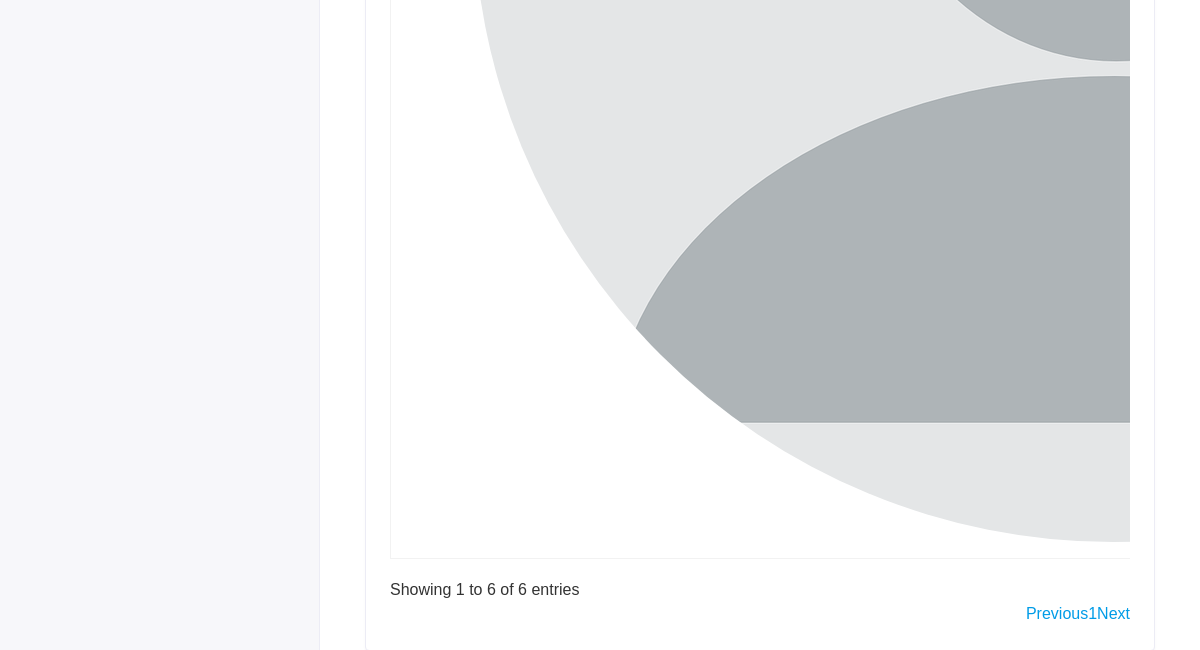
The page /hod/student/view (signed in, lower part) on the database as committed earlier.
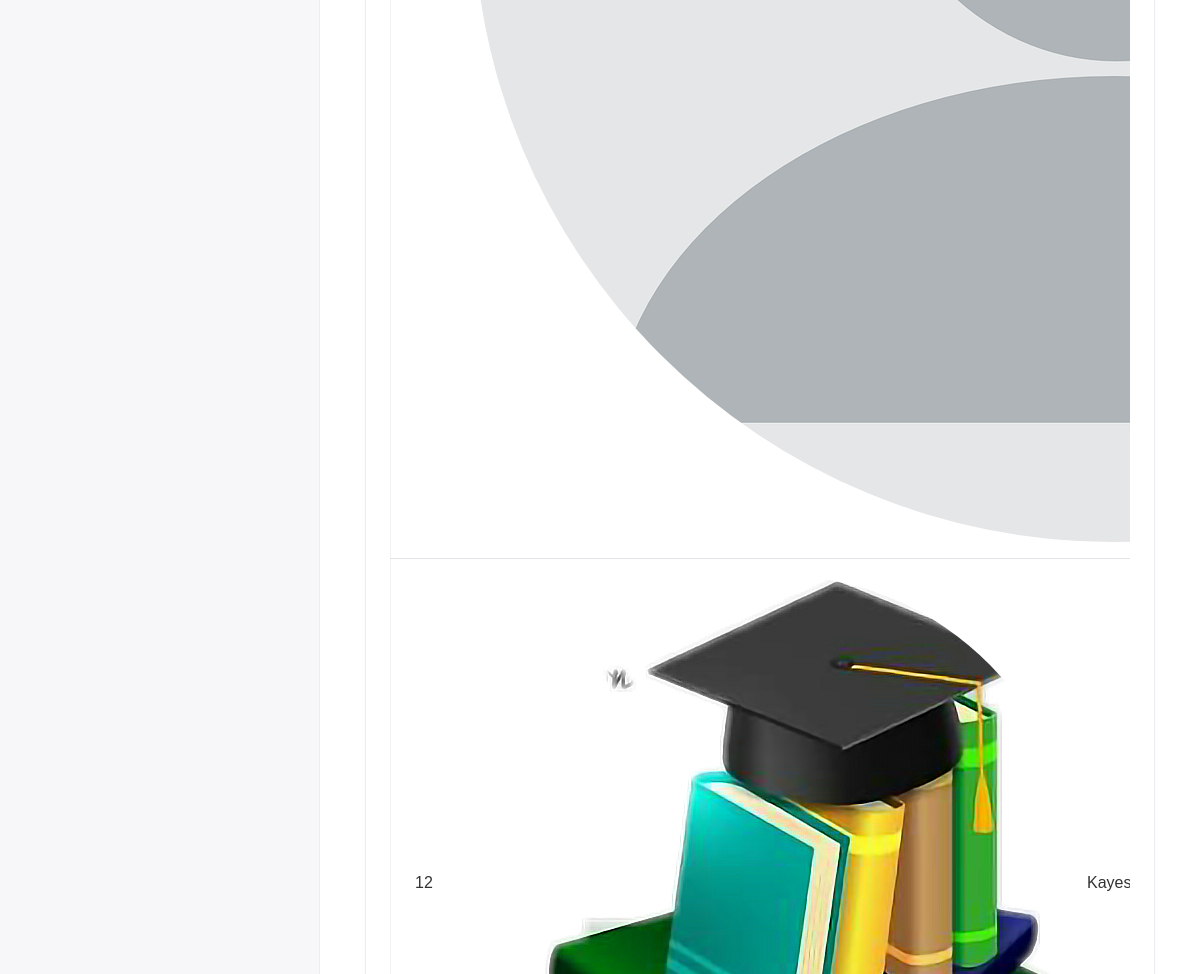
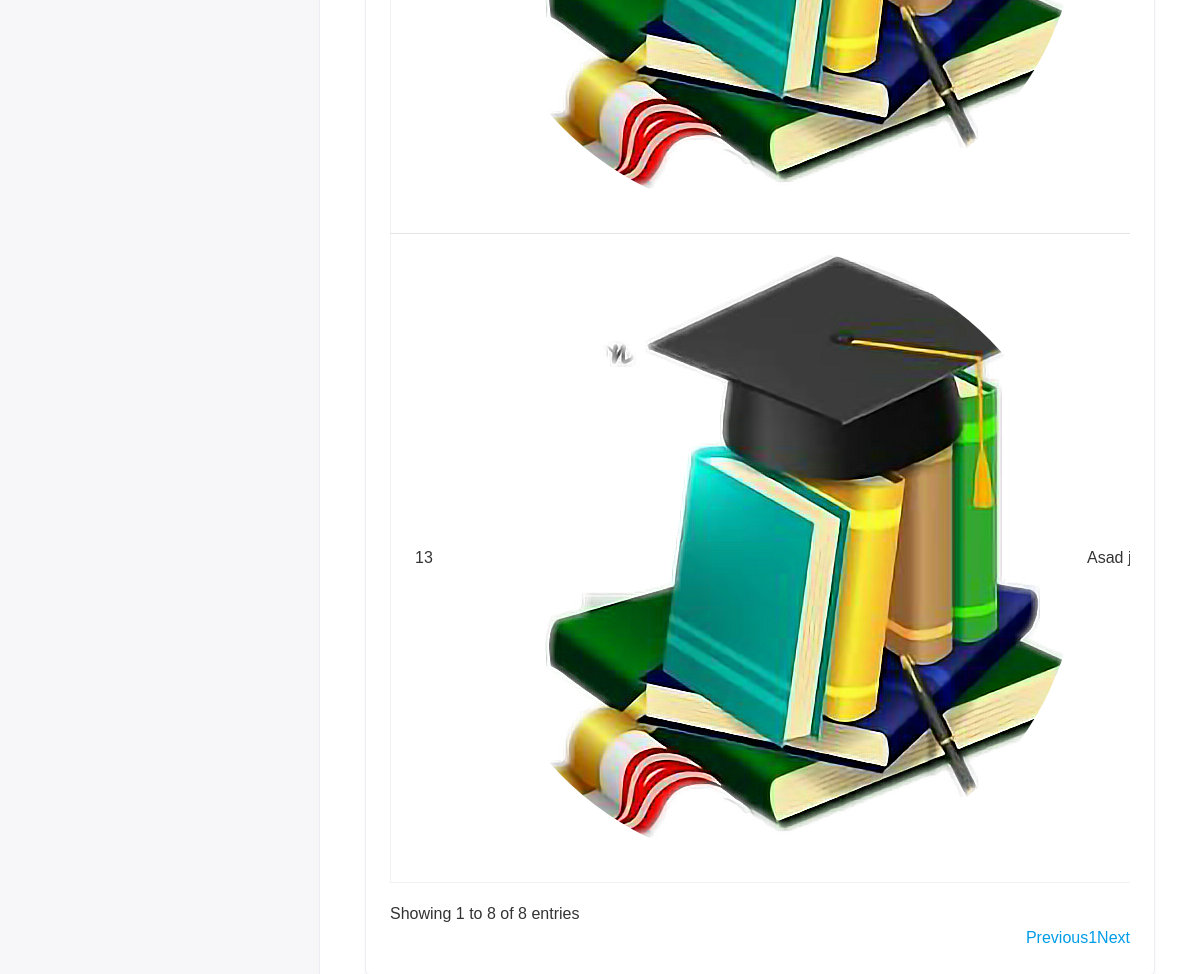
The same page on the database as committed later (2 pictures, top to bottom).
### iacademy/models.py (models this page shows, shortened)
class Student (models.Model):
    admin = models.OneToOneField(CustomUser, on_delete=models.CASCADE)
    gender = models.CharField(max_length=30)
    course_id = models.ForeignKey(Course, on_delete=models.DO_NOTHING)
    session_year_id = models.ForeignKey(Session_Year, on_delete= models.DO_NOTHING)
    address = models.TextField()
    created_at = models.DateTimeField(auto_now_add=True)
    updated_at = models.DateTimeField(auto_now=True)

class CustomUser(AbstractUser):
    USER = (
        (1,'HOD'),
        (2,'STAFF'),
        (3,'STUDENTS'),
    )
    user_type = models.CharField(choices=USER, max_length=30, default=1)
    profile_pic = models.ImageField(upload_to='media/profile_pic')

### mainAcademy/hod_views.py (the view)
# urls.py: path('hod/student/view',hod_views.VIEW_STUDENT, name = 'view_student'),
@login_required(login_url='/')
def VIEW_STUDENT(request):
    student = Student.objects.all()
    context = {
        'student': student
    }
    return render(request, 'hod/view_student.html', context)

### templates/hod/view_student.html (shortened to what this page needs)
{% extends 'base.html' %}
{% block content %}
            <div class="content container-fluid">
               <div class="row">
                  <div class="col-sm-12">
                     <div class="card card-table">
                        <div class="card-body">
                           <div class="table-responsive">
                              <table id="table_id" class="table table-hover table-center mb-0">
                                 <tbody>
                                 {% for i in student %}
                                    <tr>
                                       <td>{{i.id}}</td>
                                       <td>
                                          <h2 class="table-avatar">
                                             <a href="student-details.html" class="avatar avatar-sm mr-2"><img class="avatar-img rounded-circle" src="/{{i.admin.profile_pic}}" alt="User Image"></a>
                                             <a href="student-details.html">{{i.admin.first_name}}  {{i.admin.last_name}} </a>
                                          </h2>
                                       </td>
                                    </tr>
                                 {% endfor %}
                                 </tbody>
                              </table>
                           </div>
                        </div>
                     </div>
                  </div>
               </div>
            </div>
{% endblock content %}

### templates/base.html (shortened to what this page needs)
<!DOCTYPE html>
{% load static %}
<html lang="en">
   <head>
      <link rel="stylesheet" href="{% static 'assets/plugins/bootstrap/css/bootstrap.min.css' %}">
      <link rel="stylesheet" href="{% static 'assets/plugins/fontawesome/css/fontawesome.min.css' %}">
      <link rel="stylesheet" href="{% static 'assets/plugins/fontawesome/css/all.min.css' %}">
      <link rel="stylesheet" href="{% static 'assets/css/style.css' %}">
       <link rel="stylesheet" href="{% static 'assets/plugins/datatables/datatables.min.css' %}">
   </head>
   <body>
    <div class="main-wrapper">
        {% include 'common/sidebar.html' %}
    <div class="page-wrapper">
            <div class="content container-fluid">
            {% block content %}
            {% endblock %}
              </div>
    </div>
 </body>
</html>

### templates/common/header.html (shortened to what this page needs)
{% load static %}

### templates/common/sidebar.html (shortened to what this page needs)
{% load active_link_tags  %}
<div class="sidebar" id="sidebar">
 </div>

### templates/common/messages.html (shortened to what this page needs)
             {% load static %}

### static/assets/css/style.css (style rules this page uses)
html { height: 100%; }
body { background-color: #fff; color: #333; font-family: 'Poppins', sans-serif; font-size: 1rem; height: 100%; line-height: 1.5; overflow-x: hidden; }
h1, h2, h3, h4, h5, h6 { font-family: 'Poppins', sans-serif; margin-top: 0; }
.table { color: #333; max-width: 100%; margin-bottom: 0; width: 100%; }
.table.dataTable { border-collapse: collapse !important; border: 1px solid rgba(0, 0, 0, 0.05); }
table.table td h2 { display: inline-block; font-size: inherit; font-weight: 400; margin: 0; padding: 0; vertical-align: middle; }
table.table td h2.table-avatar { align-items: center; display: inline-flex; font-size: inherit; font-weight: 400; margin: 0; padding: 0; vertical-align: middle; white-space: nowrap; }
table.table td h2 a { color: #333; }
.table tbody tr { border-bottom: 1px solid rgba(0, 0, 0, 0.05); }
.card-table .card-body .table tr td:first-child, .card-table .card-body .table tr th:first-child { padding-left: 1.5rem; }
.card { border: 1px solid #ececf5; box-shadow: 0 1px 3px 0 rgba(0, 0, 0, 0.03); margin-bottom: 1.875rem; }
.card-body { padding: 1.5rem; }
.sidebar { background-color: #f7f7fa; border-right: 1px solid #ececf5; bottom: 0; left: 0; margin-top: 0; position: fixed; top: 60px; transition: all 0.2s ease-in-out 0s; width: 320px; z-index: 1001; }
.main-wrapper { width: 100%; height: 100vh; min-height: 100vh; }
.page-wrapper { margin-left: 320px; padding-top: 60px; position: relative; transition: all 0.4s ease; }
.page-wrapper > .content { padding: 1.875rem 1.875rem 0; }

Rows that differ between the two databases and show on the page:
added Student: id "12", admin.profile_pic (picture), admin.first_name "Kayes…"
added Student: id "13", admin.profile_pic (picture), admin.first_name "Asad"
Other text that changed with them:
text written by a page script: "Showing 1 to 6 of 6 entries Previous 1 Next" → "Showing 1 to 8 of 8 entries Previous 1 Next"
